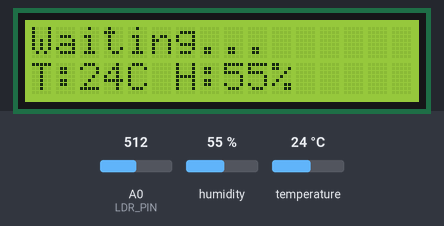
Bench run of a sketch on a simulated Arduino Uno, built with avr-gcc and run on an emulated ATmega328P. Shown: 16×2 character LCD. The inputs (shaded band) are chosen by the test bench; at power-on: humidity 55 %, temperature 24 °C, A0 (LDR_PIN) = 512. What the sketch prints to the serial monitor is not drawn.

Above: at 6.3 s.
6.4 s: humidity set to 22 %
At 11.3 s:
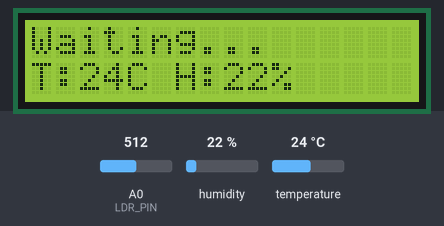
11.6 s: temperature set to 12 °C
At 16.0 s:
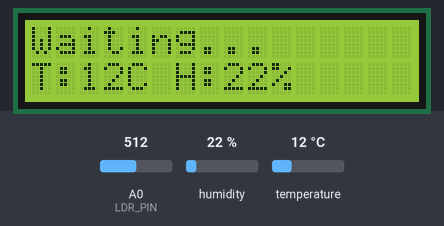
18.2 s: A0 (LDR_PIN) set to 913
19.7 s: A0 (LDR_PIN) set to 886
At 21.3 s:
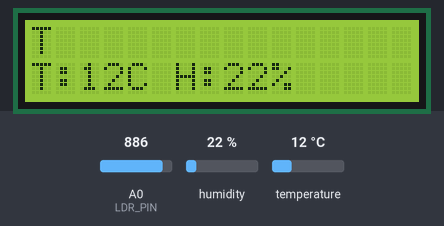
22.2 s: humidity set to 40 %
At 26.5 s:
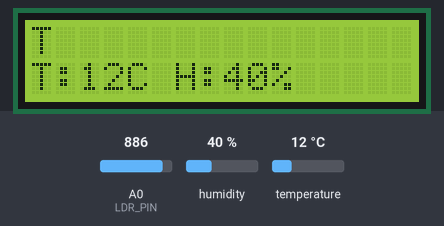
Timing chart, 0 to 27.7 s (numbered marks = the images above; inputs shaded):
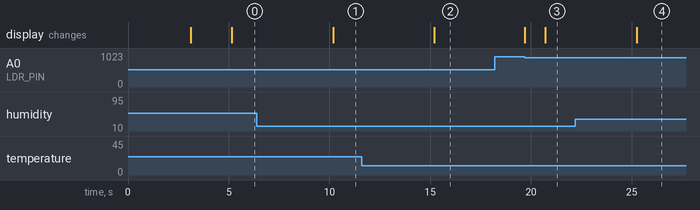

Measured:
- after the input at 6.4 s, the display: changes after 3.8 s (image 1)
- after the input at 11.6 s, the display: changes after 3.6 s (image 2)
- after the input at 18.2 s, every drawn part: stays the same
- after the input at 19.7 s, the display: first changes at once (image 3 shows a later state)
- after the input at 22.2 s, the display: changes after 3.0 s (image 4)

The sketch:

LiFi_code.ino
```cpp
#include <LiquidCrystal.h>
#include <DHT.h>

// LCD: RS, EN, D4, D5, D6, D7
LiquidCrystal lcd(12, 11, 5, 4, 3, 2);

// DHT11
#define DHTPIN 7
#define DHTTYPE DHT11
DHT dht(DHTPIN, DHTTYPE);

// LDR and buzzer
#define LDR_PIN    A0

// ── Hardcoded from diagnostic measurements ──
#define LIGHT_THRESHOLD 900
#define DASH_MIN        600   // ON  > 600ms = dash  (measured: ~908ms)
#define LETTER_GAP_MIN  1000  // OFF > 1190ms = letter done (measured: ~1194ms)
#define WORD_GAP_MIN    2300  // OFF > 2300ms = word boundary
#define NEW_MSG_GAP     3000  // OFF > 3000ms = message complete

// Morse lookup tables
const char* MORSE_TABLE[] = {
  ".-",   "-...", "-.-.", "-..",  ".",
  "..-.", "--.",  "....", "..",   ".---",
  "-.-",  ".-..", "--",   "-.",   "---",
  ".--.", "--.-", ".-.",  "...",  "-",
  "..-",  "...-", ".--",  "-..-", "-.--",
  "--.."
};
const char* MORSE_DIGITS[] = {
  "-----", ".----", "..---", "...--", "....-",
  ".....", "-....", "--...", "---..", "----."
};

char morseToChar(String morse) {
  for (int i = 0; i < 26; i++) {
    if (morse == MORSE_TABLE[i]) return 'A' + i;
  }
  for (int i = 0; i < 10; i++) {
    if (morse == MORSE_DIGITS[i]) return '0' + i;
  }
  return '?';
}

String receivedMessage = "";
String displayMessage  = "";
String currentMorse    = "";
bool   inMessage       = false;

void startNewMessage() {
  receivedMessage = "";
  displayMessage  = "";
  currentMorse    = "";
  inMessage       = true;
  lcd.setCursor(0, 0);
  lcd.print("                ");
  lcd.setCursor(0, 0);
  Serial.println("=== NEW MESSAGE STARTED ===");
}

void updateLCD() {
  lcd.setCursor(0, 0);
  lcd.print("                ");
  lcd.setCursor(0, 0);
  lcd.print(displayMessage.substring(
    max(0, (int)displayMessage.length() - 16)));
}

void flushLetter() {
  if (currentMorse.length() == 0) return;

  char c = morseToChar(currentMorse);
  receivedMessage += c;
  displayMessage  += c;

  Serial.print("[LETTER] Morse: ");
  Serial.print(currentMorse);
  Serial.print(" -> '");
  Serial.print(c);
  Serial.print("'  |  Message: \"");
  Serial.print(receivedMessage);
  Serial.println("\"");

  currentMorse = "";
  updateLCD();
}

void printMsgComplete() {
  Serial.println("-----------------------");
  Serial.print("[MSG COMPLETE] \"");
  Serial.print(receivedMessage);
  Serial.print("\"");
  float temp = dht.readTemperature();
  float hum  = dht.readHumidity();
  if (!isnan(temp) && !isnan(hum)) {
    Serial.print("  |  Temp: ");
    Serial.print(temp, 1);
    Serial.print("C  Humidity: ");
    Serial.print(hum, 1);
    Serial.println("%");
  } else {
    Serial.println();
  }
  Serial.println("-----------------------");
  Serial.println("Waiting for next message...");
}

void setup() {
  lcd.begin(16, 2);
  dht.begin();
  Serial.begin(9600);

  Serial.println("=== LiFi Morse Receiver ===");
  Serial.println("--- LDR Calibration ---");
  Serial.println("Torch OFF readings:");
  for (int i = 0; i < 5; i++) {
    Serial.print("  LDR: ");
    Serial.println(analogRead(LDR_PIN));
    delay(100);
  }
  Serial.println("Switch torch ON in 2s...");
  delay(2000);
  Serial.println("Torch ON readings:");
  for (int i = 0; i < 5; i++) {
    Serial.print("  LDR: ");
    Serial.println(analogRead(LDR_PIN));
    delay(100);
  }
  Serial.println("-----------------------");
  Serial.print("Current threshold: ");
  Serial.println(LIGHT_THRESHOLD);
  Serial.println("Waiting for message...");
  Serial.println("-----------------------");

  lcd.setCursor(0, 0);
  lcd.print("LiFi Morse Ready");
  delay(2000);
  lcd.clear();
  lcd.setCursor(0, 0);
  lcd.print("Waiting...");
}

void loop() {
  // ── DHT11 every 5 seconds ──────────────────────
  static unsigned long lastDHTRead = 0;
  if (millis() - lastDHTRead > 5000) {
    float temp = dht.readTemperature();
    float hum  = dht.readHumidity();
    lastDHTRead = millis();
    if (!isnan(temp) && !isnan(hum)) {
      lcd.setCursor(0, 1);
      lcd.print("T:");
      lcd.print((int)temp);
      lcd.print("C H:");
      lcd.print((int)hum);
      lcd.print("%  ");
      Serial.print("[ENV] Temp: ");
      Serial.print((int)temp);
      Serial.print("C  Humidity: ");
      Serial.print((int)hum);
      Serial.println("%");
    }
  }

  // ── Morse decoding ─────────────────────────────
  static bool          lastLight  = false;
  static unsigned long stateStart = 0;

  bool nowLight      = analogRead(LDR_PIN) > LIGHT_THRESHOLD;
  unsigned long now  = millis();
  unsigned long duration = now - stateStart;

  // ── Timeout: flush last letter on long silence ──
  if (!nowLight && inMessage && currentMorse.length() > 0
      && duration >= LETTER_GAP_MIN) {
    flushLetter();
  }

  // ── Timeout: end of message on very long silence ──
  if (!nowLight && inMessage && currentMorse.length() == 0
      && receivedMessage.length() > 0 && duration >= NEW_MSG_GAP) {
    printMsgComplete();
    inMessage = false;
  }

  if (nowLight != lastLight) {
    if (lastLight) {
      // ── Light just turned OFF: classify the pulse ──
      if (!inMessage) startNewMessage();

      if (duration >= DASH_MIN) {
        currentMorse += "-";
        Serial.print("[PULSE] DASH        (");
        Serial.print(duration);
        Serial.println("ms)");
      } else {
        currentMorse += ".";
        Serial.print("[PULSE] DOT         (");
        Serial.print(duration);
        Serial.println("ms)");
      }

    } else {
      // ── Light just turned ON: classify the gap ──
      if (duration >= NEW_MSG_GAP) {
        Serial.print("[GAP]   NEW MSG     (");
        Serial.print(duration);
        Serial.println("ms)");
        flushLetter();
        if (receivedMessage.length() > 0) {
          printMsgComplete();
          inMessage = false;
        }

      } else if (duration >= WORD_GAP_MIN) {
        Serial.print("[GAP]   WORD        (");
        Serial.print(duration);
        Serial.println("ms)");
        flushLetter();
        receivedMessage += ' ';
        displayMessage  += ' ';
        Serial.println("[WORD GAP] -> ' '");
        Serial.println("-----------------------");
        Serial.print("[MSG] \"");
        Serial.print(receivedMessage);
        Serial.println("\"");
        Serial.println("-----------------------");
        updateLCD();

      } else if (duration >= LETTER_GAP_MIN) {
        Serial.print("[GAP]   LETTER      (");
        Serial.print(duration);
        Serial.println("ms)");
        flushLetter();

      } else {
        Serial.print("[GAP]   SYMBOL      (");
        Serial.print(duration);
        Serial.println("ms)");
        // within same letter -- do nothing
      }
    }

    lastLight  = nowLight;
    stateStart = now;
  }
}
```
